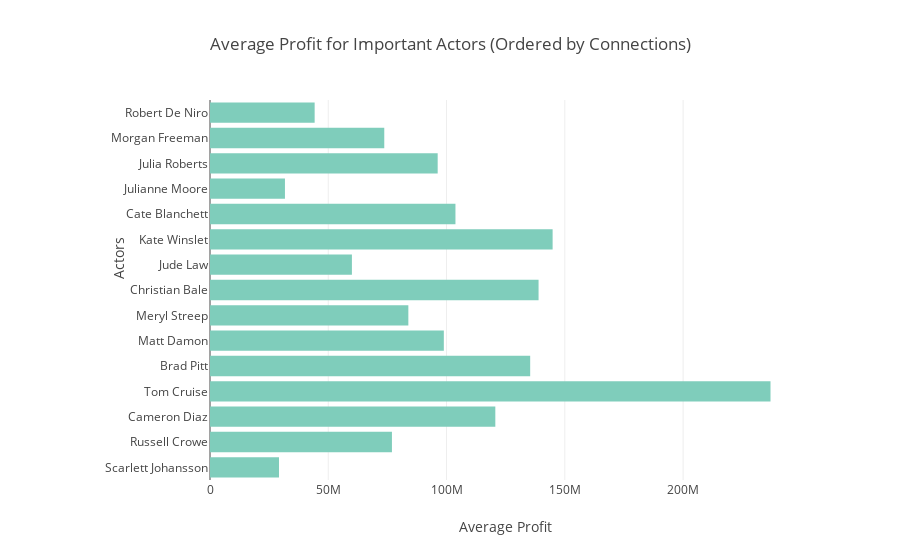

Source (notebook cell):
### Code cell
import plotly.plotly as py
import plotly.graph_objs as go

data = [go.Bar(
            x=top15['Avg. Profit'],
            y=top15['Actor'],
            orientation = 'h',
            marker=dict(
            color='rgb(127,205,187)'
        )
)]

layout = dict(
        title='Average Profit for Important Actors (Ordered by Connections)',
        margin=go.Margin(
        l=210,
        r=100,
        pad=1),
        xaxis=dict(
            title='Average Profit'
        ),
    
        yaxis=dict(
            title='&nbsp;&nbsp;&nbsp;&nbsp;&nbsp;&nbsp;&nbsp;&nbsp;&nbsp;&nbsp;&nbsp;&nbsp;&nbsp;&nbsp;&nbsp;&nbsp;Actors',
            tickfont=dict(
                size=12,
            )
        )
    
    )
    

fig = go.Figure(data = data, layout = layout)

iplot(fig)

### Figure 1 — Plotly figure (JSON) as saved in the notebook; plotly's stock layout.template omitted (floating-point values rounded to 4 significant figures)
{"data": [{"marker": {"color": "rgb(127,205,187)"}, "orientation": "h", "type": "bar", "uid": "c315dc12-5098-46a9-9135-ceedf778f5f6", "x": [29170000.0, 76910000.0, 120600000.0, 236900000.0, 135300000.0, 98840000.0, 83850000.0, 138900000.0, 59990000.0, 144800000.0, 103800000.0, 31680000.0, 96250000.0, 73670000.0, 44240000.0], "y": ["Scarlett Johansson", "Russell Crowe", "Cameron Diaz", "Tom Cruise", "Brad Pitt", "Matt Damon", "Meryl Streep", "Christian Bale", "Jude Law", "Kate Winslet", "Cate Blanchett", "Julianne Moore", "Julia Roberts", "Morgan Freeman", "Robert De Niro"]}], "layout": {"margin": {"l": 210, "pad": 1, "r": 100}, "title": "Average Profit for Important Actors (Ordered by Connections)", "xaxis": {"title": "Average Profit"}, "yaxis": {"tickfont": {"size": 12}, "title": "&nbsp;&nbsp;&nbsp;&nbsp;&nbsp;&nbsp;&nbsp;&nbsp;&nbsp;&nbsp;&nbsp;&nbsp;&nbsp;&nbsp;&nbsp;&nbsp;Actors"}}}
